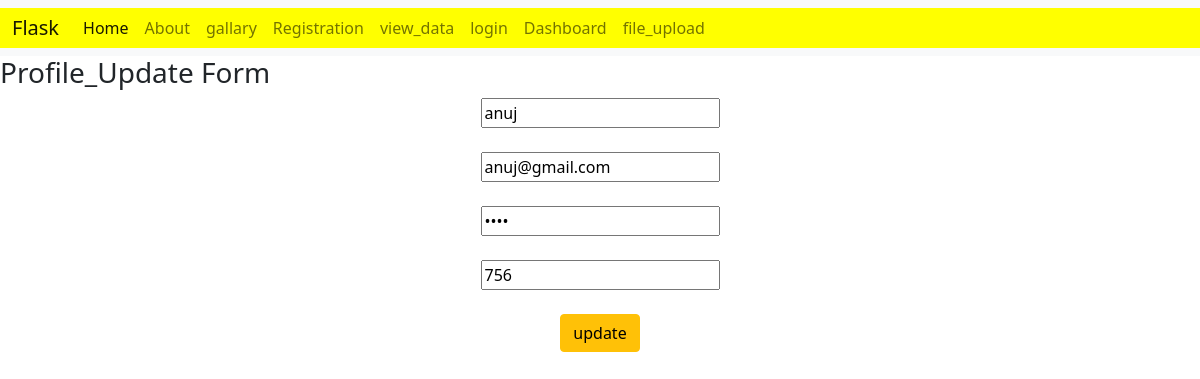
Page /update/11 on the committed database.
### tables this page shows
CREATE TABLE register(id INTEGER PRIMARY KEY AUTOINCREMENT, name varchar(10),email varchar(10),password int,contact varchar(10));

### app.py (the view)
@app.route("/update/<int:id>")
def update(id):
    con=sq.connect("flask.db")
    cur=con.cursor()
    cur.execute("select * from register where id=?",[id])
    data=cur.fetchone()
    con.commit()
    return render_template("update.html",data=data)

### templates/update.html (shortened to what this page needs)
<!DOCTYPE html>
<html lang="en">
<head>
<link href="https://cdn.jsdelivr.net/npm/bootstrap@5.0.2/dist/css/bootstrap.min.css" rel="stylesheet">
</head>
<body>
    {% include 'nav.html' %}
    <h3>Profile_Update Form</h3>
    <center>
    <form action="/profilesave" method="POST">
        <input type="text" placeholder="Enter Your Name: " name="name" value="{{data[1]}}">
        <br><br>
        <input type="email" placeholder="Enter Your Email: " name="email" value="{{data[2]}}">
        <br><br>
        <input type="password" placeholder="Enter Your password" name="password" value="{{data[3]}}">
        <br><br>
        <input type="text" placeholder="Enter Your Contact: " name="contact" value="{{data[4]}}">
        <br><br>
        <button class="btn btn-warning">update</button>
    </form>
</center>
</body>
</html>

### rows in the picture
register: name "anuj", email "anuj@gmail.com", contact "756"
